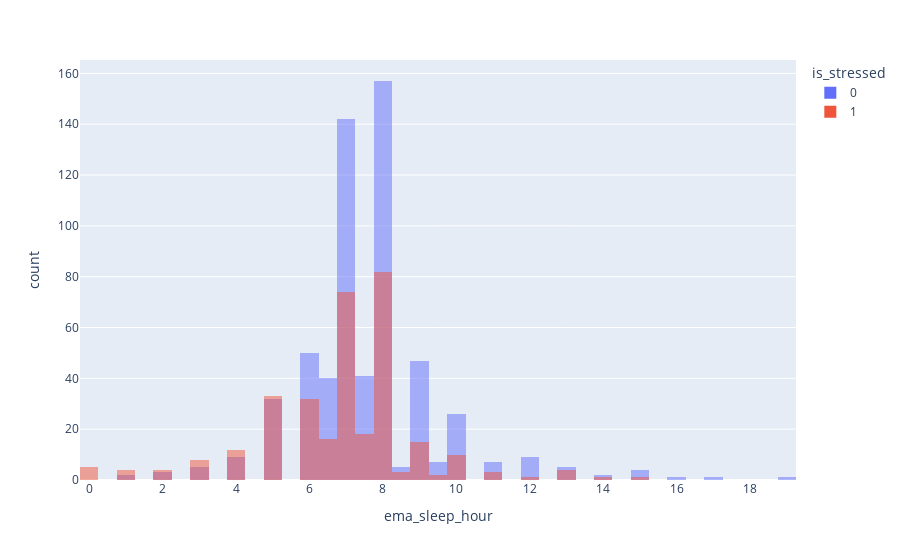

The notebook cell saved with this chart:
### Code cell
px.histogram(df,'ema_sleep_hour', color='is_stressed',barmode='overlay')

### Figure 1 — Plotly figure (JSON) as saved in the notebook; plotly's stock layout.template omitted (floating-point values rounded to 4 significant figures; data arrays with more than 128 entries replaced by an {"elided": "..."} marker saying what was removed)
{"data": [{"bingroup": "x", "hovertemplate": "is_stressed=0<br>ema_sleep_hour=%{x}<br>count=%{y}<extra></extra>", "legendgroup": "0", "marker": {"color": "#636efa", "opacity": 0.5, "pattern": {"shape": ""}}, "name": "0", "orientation": "v", "showlegend": true, "type": "histogram", "x": {"elided": "596 float values"}, "xaxis": "x", "yaxis": "y"}, {"bingroup": "x", "hovertemplate": "is_stressed=1<br>ema_sleep_hour=%{x}<br>count=%{y}<extra></extra>", "legendgroup": "1", "marker": {"color": "#EF553B", "opacity": 0.5, "pattern": {"shape": ""}}, "name": "1", "orientation": "v", "showlegend": true, "type": "histogram", "x": {"elided": "328 float values"}, "xaxis": "x", "yaxis": "y"}], "layout": {"barmode": "overlay", "legend": {"title": {"text": "is_stressed"}, "tracegroupgap": 0}, "margin": {"t": 60}, "xaxis": {"anchor": "y", "domain": [0, 1], "title": {"text": "ema_sleep_hour"}}, "yaxis": {"anchor": "x", "domain": [0, 1], "title": {"text": "count"}}}}
